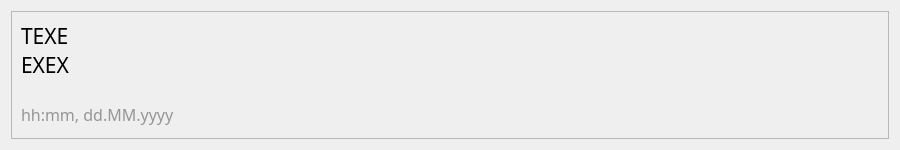
<?xml version="1.0" encoding="UTF-8"?>
<ui version="4.0">
 <class>notification</class>
 <widget class="QWidget" name="notification">
  <property name="geometry">
   <rect>
    <x>0</x>
    <y>0</y>
    <width>900</width>
    <height>150</height>
   </rect>
  </property>
  <property name="windowTitle">
   <string>Form</string>
  </property>
  <layout class="QVBoxLayout" name="verticalLayout">
   <item>
    <widget class="QFrame" name="frame">
     <property name="font">
      <font>
       <family>Microsoft YaHei UI Light</family>
       <pointsize>12</pointsize>
      </font>
     </property>
     <property name="frameShape">
      <enum>QFrame::Shape::StyledPanel</enum>
     </property>
     <property name="frameShadow">
      <enum>QFrame::Shadow::Raised</enum>
     </property>
     <layout class="QVBoxLayout" name="verticalLayout_2">
      <item>
       <widget class="QLabel" name="labelText">
        <property name="font">
         <font>
          <family>Microsoft YaHei UI Light</family>
          <pointsize>16</pointsize>
         </font>
        </property>
        <property name="text">
         <string>TEXE
EXEX</string>
        </property>
        <property name="alignment">
         <set>Qt::AlignmentFlag::AlignLeading|Qt::AlignmentFlag::AlignLeft|Qt::AlignmentFlag::AlignTop</set>
        </property>
       </widget>
      </item>
      <item>
       <widget class="QLabel" name="labelDate">
        <property name="maximumSize">
         <size>
          <width>16777215</width>
          <height>30</height>
         </size>
        </property>
        <property name="styleSheet">
         <string notr="true">color: rgb(149, 149, 149)</string>
        </property>
        <property name="text">
         <string>hh:mm, dd.MM.yyyy</string>
        </property>
       </widget>
      </item>
     </layout>
    </widget>
   </item>
  </layout>
 </widget>
 <resources/>
 <connections/>
</ui>
